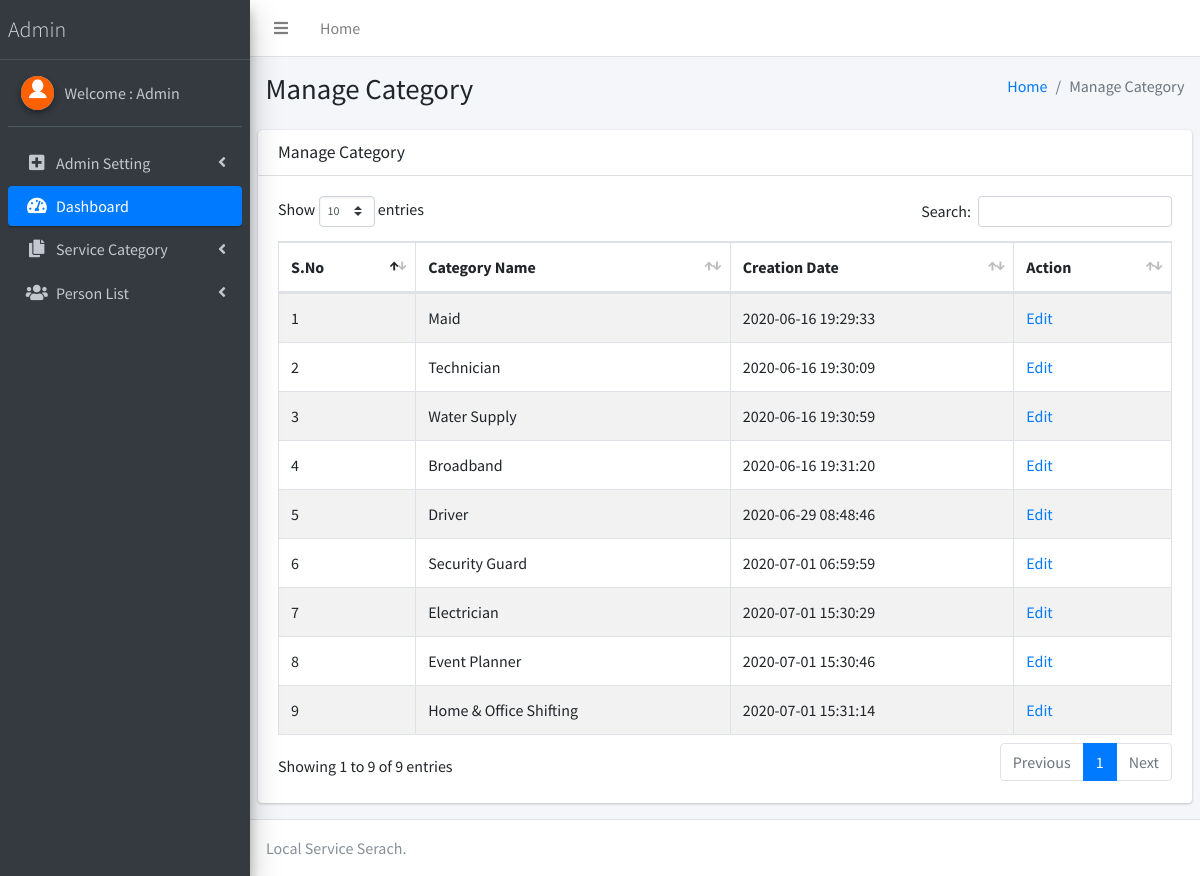
Page /admin/manage-category.php (signed in) on the committed database.
### tables this page shows
CREATE TABLE `tblcategory` (
  `ID` int(10) NOT NULL,
  `Category` varchar(100) DEFAULT NULL,
  `CreationDate` timestamp NULL DEFAULT current_timestamp()
);

### admin/manage-category.php (the view, shortened to what this page needs)
<?php
if (strlen($_SESSION['lssemsaid']==0)) {
  header('location:logout.php');
  } else{
  ?>
<!DOCTYPE html>
<html>
<head>
  <link rel="stylesheet" href="plugins/fontawesome-free/css/all.min.css">
  <link rel="stylesheet" href="https://code.ionicframework.com/ionicons/2.0.1/css/ionicons.min.css">
  <link rel="stylesheet" href="plugins/datatables-bs4/css/dataTables.bootstrap4.css">
  <link rel="stylesheet" href="dist/css/adminlte.min.css">
</head>
<body class="hold-transition sidebar-mini">
<div class="wrapper">
  <?php include_once('includes/header.php');?>
<?php include_once('includes/sidebar.php');?>
  <div class="content-wrapper">
    <section class="content-header">
      <div class="container-fluid">
        <div class="row mb-2">
          <div class="col-sm-6">
            <h1>Manage Category</h1>
          </div>
          <div class="col-sm-6">
            <ol class="breadcrumb float-sm-right">
              <li class="breadcrumb-item"><a href="dashboard.php">Home</a></li>
              <li class="breadcrumb-item active">Manage Category</li>
            </ol>
          </div>
        </div>
      </div>
    </section>
    <section class="content">
      <div class="row">
        <div class="col-12">
          <div class="card">
            <div class="card-header">
              <h3 class="card-title">Manage Category</h3>
            </div>
            <div class="card-body">
              <table id="example1" class="table table-bordered table-striped">
                <thead>
                <tr>
                  <th>S.No</th>
                  <th>Category Name</th>
                  <th>Creation Date</th>
                  <th>Action</th>
                </tr>
                </thead>
                 <?php
$sql="SELECT * from tblcategory";
$query = $dbh -> prepare($sql);
$query->execute();
$results=$query->fetchAll(PDO::FETCH_OBJ);
$cnt=1;
if($query->rowCount() > 0)
{
foreach($results as $row)
{               ?>
                <tr>
                  <td><?php echo htmlentities($cnt);?></td>
                  <td><?php  echo htmlentities($row->Category);?>
                  </td>
                  <td><?php  echo htmlentities($row->CreationDate);?></td>
                  <td> <a href="edit-category-detail.php?editid=<?php echo htmlentities ($row->ID);?>">Edit</a></td>
                </tr>
                <?php $cnt=$cnt+1;}} ?>
              </table>
            </div>
          </div>
        </div>
      </div>
    </section>
  </div>
 <?php include_once('includes/footer.php');?>
</div>
</body>
</html>
<?php }  ?>

### admin/includes/sidebar.php (shortened to what this page needs)
  <aside class="main-sidebar sidebar-dark-primary elevation-4">
    <a href="dashboard.php" class="brand-link" style="font-weight:bold; font-size:22px;">
      <span class="brand-text font-weight-light">Admin</span>
    </a>
    <div class="sidebar">
      <div class="user-panel mt-3 pb-3 mb-3 d-flex">
        <div class="image">
          <img src="dist/img/download.png" class="img-circle elevation-2" alt="User Image">
        </div>
        <div class="info">
<?php
$aid=$_SESSION['lssemsaid'];
$sql="SELECT AdminName from  tbladmin where ID=:aid";
$query = $dbh -> prepare($sql);
$query->bindParam(':aid',$aid,PDO::PARAM_STR);
$query->execute();
$results=$query->fetchAll(PDO::FETCH_OBJ);
$cnt=1;
if($query->rowCount() > 0)
{
foreach($results as $row)
{               ?>
          <a href="admin-profile.php" class="d-block">Welcome : <?php  echo $row->AdminName;?></a>
          <?php $cnt=$cnt+1;}} ?>
        </div>
      </div>
      <nav class="mt-2">
        <ul class="nav nav-pills nav-sidebar flex-column" data-widget="treeview" role="menu" data-accordion="false">
            <li class="nav-item has-treeview">
            <a href="#" class="nav-link">
              <i class="nav-icon fas fa-plus-square"></i>
              <p>
                Admin Setting
                <i class="fas fa-angle-left right"></i>
              </p>
            </a>
          </li>
          <li class="nav-item has-treeview menu-open">
            <a href="dashboard.php" class="nav-link active">
              <i class="nav-icon fas fa-tachometer-alt"></i>
              <p>
                Dashboard
               </p>
            </a>
          </li>
          <li class="nav-item has-treeview">
            <a href="#" class="nav-link">
              <i class="nav-icon fas fa-copy"></i>
              <p>
                Service Category
                <i class="fas fa-angle-left right"></i>
              </p>
            </a>
          </li>
          <li class="nav-item has-treeview">
            <a href="#" class="nav-link">
              <i class="nav-icon fas fa-users"></i>
              <p>
                Person List
                <i class="right fas fa-angle-left"></i>
              </p>
            </a>
          </li>
        </ul>
      </nav>
    </div>
  </aside>

### rows in the picture
tblcategory: Category "Maid", CreationDate "2020-06-16 19:29:33"
tblcategory: Category "Technician", CreationDate "2020-06-16 19:30:09"
tblcategory: Category "Water Supply", CreationDate "2020-06-16 19:30:59"
tblcategory: Category "Broadband", CreationDate "2020-06-16 19:31:20"
tblcategory: Category "Driver", CreationDate "2020-06-29 08:48:46"
tblcategory: Category "Security Guard", CreationDate "2020-07-01 06:59:59"
tblcategory: Category "Electrician", CreationDate "2020-07-01 15:30:29"
tblcategory: Category "Event Planner", CreationDate "2020-07-01 15:30:46"
tblcategory: Category "Home & Office Shifting", CreationDate "2020-07-01 15:31:14"

### other values in the picture
$row->AdminName "Admin"
